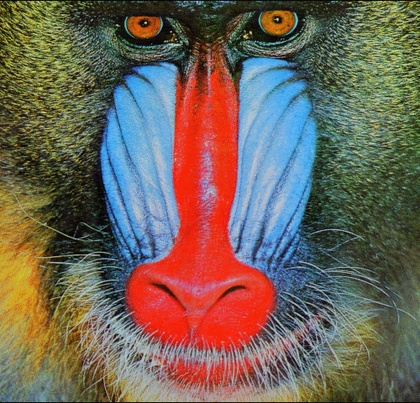
%> input picture baboon.jpg, 420 x 403 px, shrunk from 500 x 480 before the run
$ octave and_maskingwithoutbitand.m   (GNU Octave 9; MATLAB toolbox functions it lacks are replaced by stand-ins)
%> lines starting %> are read from the running program, lines starting %| are printed output that depends on the picture; in (x1, y1, x2, y2) boxes, pixels count from 0 and x2, y2 are one past the last pixel; in counts of white or black regions, pixels touching at a corner belong together; the program's own positions count from 1
img=imread('baboon.jpg')
%> img is the input picture: size 403x420x3 uint8; mean R, G, B 113.1, 100.4, 88.7
gimg=rgb2gray(img);
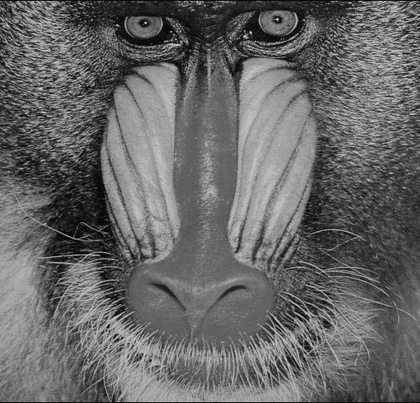
%> gimg: size 403x420 uint8; min 1, max 227, mean 102.9
musk=gimg;
n=size(gimg);
%> n = [403 420]
for i=1:n(1)
  for j=1:n(2)
    if i>94 && i<130 && j>80 && j<150
      musk(i,j)=255;
    else
      musk(i,j)=0;
    endif
  endfor
endfor
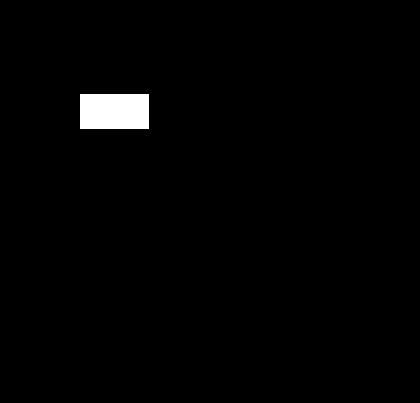
%> musk: size 403x420 uint8; 1.4% white; 1 white region, box (x1, y1, x2, y2) and area: (80, 94, 149, 129) 2415
for i=1:n(1)
  for j=1:n(2)
%> (the run ends here)
